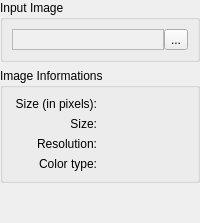
         <widget class="QWidget" name="m_loadInputImageStep" >
          <layout class="QVBoxLayout" >
           <property name="spacing" >
            <number>6</number>
           </property>
           <property name="margin" >
            <number>0</number>
           </property>
           <item>
            <widget class="QGroupBox" name="m_inputImageGroup" >
             <property name="title" >
              <string>Input Image</string>
             </property>
             <layout class="QHBoxLayout" name="_2" >
              <property name="spacing" >
               <number>0</number>
              </property>
              <property name="margin" >
               <number>9</number>
              </property>
              <item>
               <widget class="QLabel" name="m_inputFileNameLabel" >
                <property name="palette" >
                 <palette>
                  <active>
                   <colorrole role="Window" >
                    <brush brushstyle="SolidPattern" >
                     <color alpha="255" >
                      <red>240</red>
                      <green>240</green>
                      <blue>240</blue>
                     </color>
                    </brush>
                   </colorrole>
                  </active>
                  <inactive>
                   <colorrole role="Window" >
                    <brush brushstyle="SolidPattern" >
                     <color alpha="255" >
                      <red>240</red>
                      <green>240</green>
                      <blue>240</blue>
                     </color>
                    </brush>
                   </colorrole>
                  </inactive>
                  <disabled>
                   <colorrole role="Window" >
                    <brush brushstyle="SolidPattern" >
                     <color alpha="255" >
                      <red>240</red>
                      <green>240</green>
                      <blue>240</blue>
                     </color>
                    </brush>
                   </colorrole>
                  </disabled>
                 </palette>
                </property>
                <property name="autoFillBackground" >
                 <bool>true</bool>
                </property>
                <property name="frameShape" >
                 <enum>QFrame::StyledPanel</enum>
                </property>
                <property name="frameShadow" >
                 <enum>QFrame::Plain</enum>
                </property>
               </widget>
              </item>
              <item>
               <widget class="QToolButton" name="m_imageLoadButton" >
                <property name="sizePolicy" >
                 <sizepolicy vsizetype="Fixed" hsizetype="Maximum" >
                  <horstretch>0</horstretch>
                  <verstretch>0</verstretch>
                 </sizepolicy>
                </property>
                <property name="text" >
                 <string>...</string>
                </property>
               </widget>
              </item>
             </layout>
            </widget>
           </item>
           <item>
            <widget class="QGroupBox" name="m_imageInfoGroup" >
             <property name="title" >
              <string>Image Informations</string>
             </property>
             <layout class="QGridLayout" name="_3" >
              <property name="margin" >
               <number>9</number>
              </property>
              <property name="spacing" >
               <number>6</number>
              </property>
              <item row="0" column="1" >
               <widget class="QLabel" name="m_imageInformationSizeInPixelsValue" >
                <property name="text" >
                 <string/>
                </property>
               </widget>
              </item>
              <item row="0" column="0" >
               <widget class="QLabel" name="m_imageInformationSizeInPixelsLabel" >
                <property name="text" >
                 <string>Size (in pixels):</string>
                </property>
                <property name="alignment" >
                 <set>Qt::AlignRight|Qt::AlignTrailing|Qt::AlignVCenter</set>
                </property>
               </widget>
              </item>
              <item row="1" column="1" >
               <widget class="QLabel" name="m_imageInformationSizeValue" >
                <property name="text" >
                 <string/>
                </property>
               </widget>
              </item>
              <item row="1" column="0" >
               <widget class="QLabel" name="m_imageInformationSizeLabel" >
                <property name="text" >
                 <string>Size:</string>
                </property>
                <property name="alignment" >
                 <set>Qt::AlignRight|Qt::AlignTrailing|Qt::AlignVCenter</set>
                </property>
               </widget>
              </item>
              <item row="2" column="0" >
               <widget class="QLabel" name="m_imageInformationResolutionLabel" >
                <property name="text" >
                 <string>Resolution:</string>
                </property>
                <property name="alignment" >
                 <set>Qt::AlignRight|Qt::AlignTrailing|Qt::AlignVCenter</set>
                </property>
               </widget>
              </item>
              <item row="2" column="1" >
               <widget class="QLabel" name="m_imageInformationResolutionValue" >
                <property name="text" >
                 <string/>
                </property>
               </widget>
              </item>
              <item row="3" column="0" >
               <widget class="QLabel" name="m_imageInformationColorTypeLabel" >
                <property name="text" >
                 <string>Color type:</string>
                </property>
                <property name="alignment" >
                 <set>Qt::AlignRight|Qt::AlignTrailing|Qt::AlignVCenter</set>
                </property>
               </widget>
              </item>
              <item row="3" column="1" >
               <widget class="QLabel" name="m_imageInformationColorTypeValue" >
                <property name="text" >
                 <string/>
                </property>
               </widget>
              </item>
             </layout>
            </widget>
           </item>
           <item>
            <spacer name="spacer_6" >
             <property name="orientation" >
              <enum>Qt::Vertical</enum>
             </property>
             <property name="sizeType" >
              <enum>QSizePolicy::Expanding</enum>
             </property>
             <property name="sizeHint" stdset="0" >
              <size>
               <width>20</width>
               <height>40</height>
              </size>
             </property>
            </spacer>
           </item>
          </layout>
         </widget>
